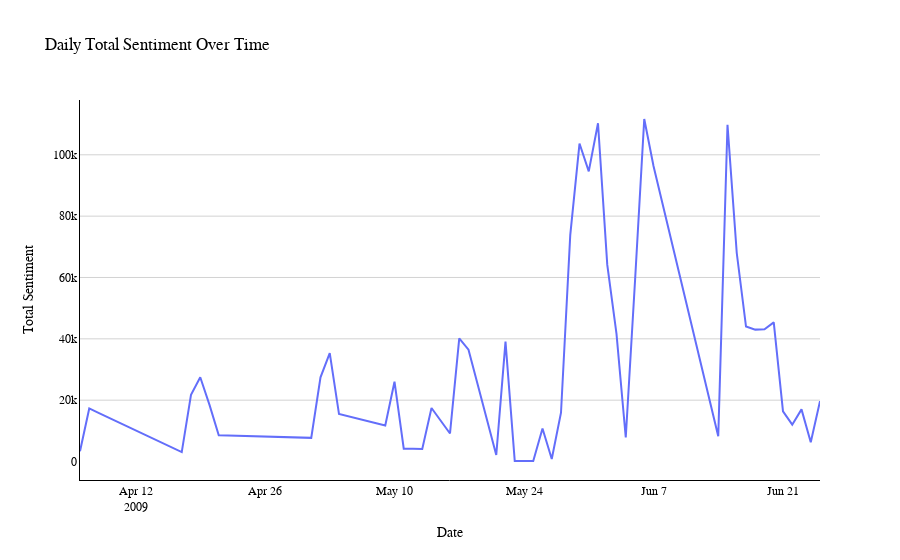

The code cell stored with this chart in its notebook:
### Code cell
import plotly.express as px

fig = px.line(sentiment_day, y='total', labels={'total': 'Total Sentiment', 'date': 'Date'},
              title='Daily Total Sentiment Over Time')

# Layout that adhere to Tufte’s principles
fig.update_layout(
    xaxis_title='Date',
    yaxis_title='Total Sentiment',
    plot_bgcolor='white',  # Ensures that the background is clean
    xaxis=dict(
        showline=True,  # Adds a line for the x-axis
        showgrid=False,  # Removes the grid lines for clarity
        linecolor='black',  # Line color to black for visibility
    ),
    yaxis=dict(
        showline=True,  # Adds a line for the y-axis
        showgrid=True,  # Keeping grid lines here can help in reading the values
        gridcolor='lightgrey',  # Light grey grid lines to not overpower the data ink
        linecolor='black',
    ),
    font=dict(
        family="Arial, sans-serif",  # Clean and professional font
        size=12,
        color="black"))

# Show the plot
fig.show()

### Figure 1 — Plotly figure (JSON) as saved in the notebook; plotly's stock layout.template omitted (floating-point values rounded to 4 significant figures)
{"data": [{"hovertemplate": "Date=%{x}<br>Total Sentiment=%{y}<extra></extra>", "legendgroup": "", "line": {"color": "#636efa", "dash": "solid"}, "marker": {"symbol": "circle"}, "mode": "lines", "name": "", "orientation": "v", "showlegend": false, "type": "scatter", "x": ["2009-04-06T00:00:00", "2009-04-07T00:00:00", "2009-04-08T00:00:00", "2009-04-09T00:00:00", "2009-04-10T00:00:00", "2009-04-11T00:00:00", "2009-04-12T00:00:00", "2009-04-13T00:00:00", "2009-04-14T00:00:00", "2009-04-15T00:00:00", "2009-04-16T00:00:00", "2009-04-17T00:00:00", "2009-04-18T00:00:00", "2009-04-19T00:00:00", "2009-04-20T00:00:00", "2009-04-21T00:00:00", "2009-04-22T00:00:00", "2009-04-23T00:00:00", "2009-04-24T00:00:00", "2009-04-25T00:00:00", "2009-04-26T00:00:00", "2009-04-27T00:00:00", "2009-04-28T00:00:00", "2009-04-29T00:00:00", "2009-04-30T00:00:00", "2009-05-01T00:00:00", "2009-05-02T00:00:00", "2009-05-03T00:00:00", "2009-05-04T00:00:00", "2009-05-05T00:00:00", "2009-05-06T00:00:00", "2009-05-07T00:00:00", "2009-05-08T00:00:00", "2009-05-09T00:00:00", "2009-05-10T00:00:00", "2009-05-11T00:00:00", "2009-05-12T00:00:00", "2009-05-13T00:00:00", "2009-05-14T00:00:00", "2009-05-15T00:00:00", "2009-05-16T00:00:00", "2009-05-17T00:00:00", "2009-05-18T00:00:00", "2009-05-19T00:00:00", "2009-05-20T00:00:00", "2009-05-21T00:00:00", "2009-05-22T00:00:00", "2009-05-23T00:00:00", "2009-05-24T00:00:00", "2009-05-25T00:00:00", "2009-05-26T00:00:00", "2009-05-27T00:00:00", "2009-05-28T00:00:00", "2009-05-29T00:00:00", "2009-05-30T00:00:00", "2009-05-31T00:00:00", "2009-06-01T00:00:00", "2009-06-02T00:00:00", "2009-06-03T00:00:00", "2009-06-04T00:00:00", "2009-06-05T00:00:00", "2009-06-06T00:00:00", "2009-06-07T00:00:00", "2009-06-08T00:00:00", "2009-06-09T00:00:00", "2009-06-10T00:00:00", "2009-06-11T00:00:00", "2009-06-12T00:00:00", "2009-06-13T00:00:00", "2009-06-14T00:00:00", "2009-06-15T00:00:00", "2009-06-16T00:00:00", "2009-06-17T00:00:00", "2009-06-18T00:00:00", "2009-06-19T00:00:00", "2009-06-20T00:00:00", "2009-06-21T00:00:00", "2009-06-22T00:00:00", "2009-06-23T00:00:00", "2009-06-24T00:00:00", "2009-06-25T00:00:00"], "xaxis": "x", "y": [3359, 17311, 15890.0, 14470.0, 13040.0, 11620.0, 10200.0, 8775.0, 7352.0, 5929.0, 4507.0, 3084, 21754, 27469, 18460, 8587, 8500.0, 8413.0, 8326.0, 8239.0, 8152.0, 8064.0, 7977.0, 7890.0, 7803.0, 7716, 27434, 35333, 15481, 14730.0, 13980.0, 13240.0, 12490.0, 11739, 26029, 4186, 4126, 4066, 17460, 13303, 9146, 40154, 36469, 25020.0, 13580.0, 2132, 39074, 169, 169, 169, 10778, 841, 15903, 73827, 103673, 94588, 110290, 64192, 41588, 7842, 58757, 111676, 96350, 83770.0, 71180.0, 58600.0, 46020.0, 33440.0, 20850.0, 8272, 109781, 67980, 44012, 43004, 43136, 45364, 16360, 12009, 17002, 6299, 19694], "yaxis": "y"}], "layout": {"font": {"color": "black", "family": "Arial, sans-serif", "size": 12}, "legend": {"tracegroupgap": 0}, "plot_bgcolor": "white", "title": {"text": "Daily Total Sentiment Over Time"}, "xaxis": {"anchor": "y", "domain": [0, 1], "linecolor": "black", "showgrid": false, "showline": true, "title": {"text": "Date"}}, "yaxis": {"anchor": "x", "domain": [0, 1], "gridcolor": "lightgrey", "linecolor": "black", "showgrid": true, "showline": true, "title": {"text": "Total Sentiment"}}}}
